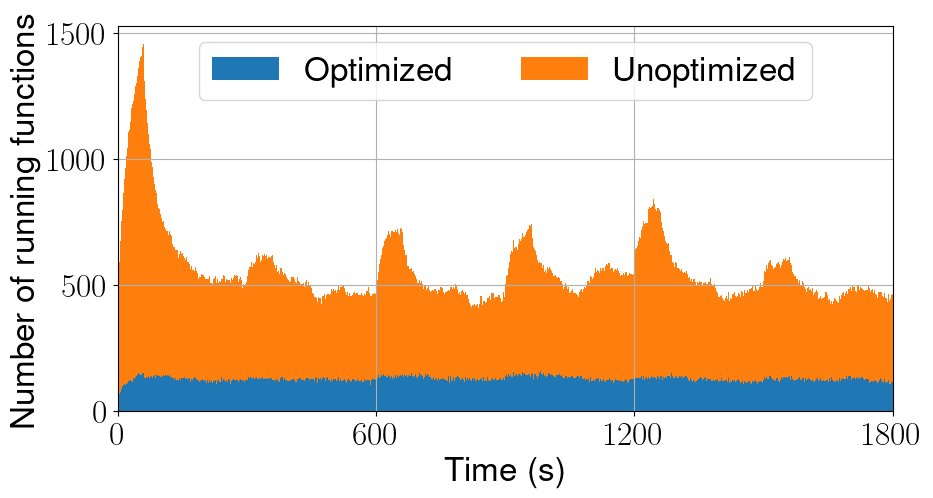

This figure's Python source:
#!/usr/bin/python

import results
import matplotlib
import matplotlib.pyplot as plt
import numpy as np


RESULTS_FILE = "../results/simulation_d02_keepalive_10min_duration_30min.txt"
width = 1.0


x = results.read_column(RESULTS_FILE, 1)
yRunningFunctions = np.array(results.read_column(RESULTS_FILE, 12))
yOptimizedRunningFunctions = np.array(results.read_column(RESULTS_FILE, 29))

yUnoptimizedRunningFunctions = yRunningFunctions - yOptimizedRunningFunctions


first = x[0]
x = [elem - first for elem in x]
# Convert from ms to sec
x = [elem / 1000 for elem in x]

plt.rcParams.update({'font.size': 24, 'text.usetex': True, 'font.family': 'sans-serif', 'font.sans-serif': 'Helvetica'})
fig, ax = plt.subplots()

bottom = np.zeros(len(x))
ax.bar(x, yOptimizedRunningFunctions, width=width, label="Optimized", bottom=bottom)
bottom += yOptimizedRunningFunctions
ax.bar(x, yUnoptimizedRunningFunctions, width=width, label="Unoptimized", bottom=bottom)

ax.set_xlabel("Time (s)")
ax.set_ylabel("Number of running functions")

xticks = np.arange(0, 1801, 600)
ax.set_xticks(xticks)
ax.grid()

# ax.set_yscale('log')
ax.set_ylim(ymin=0)
ax.set_xlim(xmin=0, xmax=1800)
fig.set_figwidth(10)
fig.set_figheight(5)

ax.legend(ncol=5, loc='upper center')
plt.savefig("simulation-candidates.pdf", bbox_inches='tight')
plt.savefig("simulation-candidates.png", bbox_inches='tight')
plt.show()
